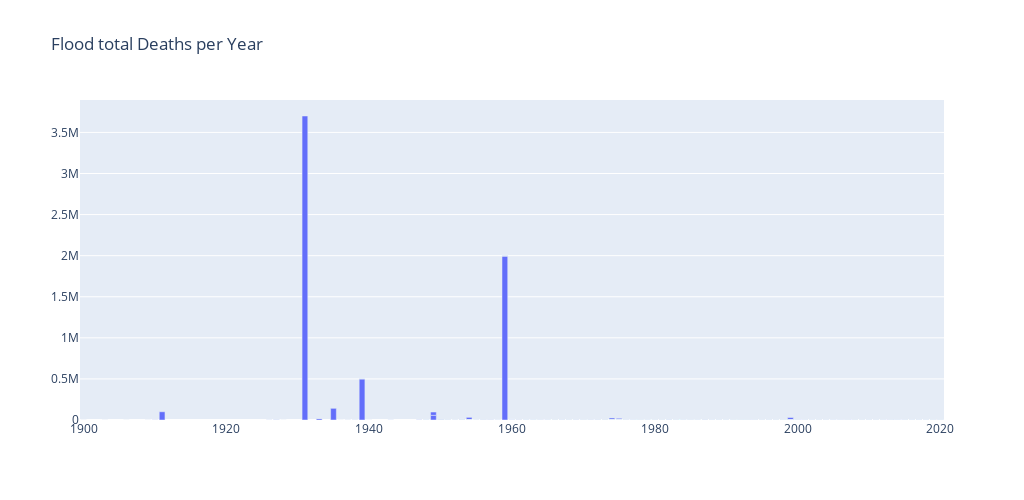

Write notebook code for a chart like this one.
### Markdown cell above
5 277 flood disasters but :
*    12 with reconstruction cost (too few we can't use it)
*   225 with Insured Damages (too few)
* 1 770 with Total Damages
* 3 854 with Deaths
* 3 780 with Affected
*   823 with Injured (too few)
*   943 with Homeless (too few)

### Code cell
fig = go.Figure(
    data=[go.Bar(x=df["Year"], y=df["Total Deaths"])],
    layout_title_text="Flood total Deaths per Year",
)

fig.update_layout(autosize=True, width=1024, height=500)  # For interactive plot
fig.show(renderer="svg")  # Static plot for GitHub

### Figure 1 — Plotly figure (JSON) as saved in the notebook; plotly's stock layout.template omitted (floating-point values rounded to 4 significant figures; data arrays with more than 128 entries replaced by an {"elided": "..."} marker saying what was removed)
{"data": [{"type": "bar", "x": {"elided": "5277 int values"}, "y": {"elided": "5277 int values"}}], "layout": {"autosize": true, "height": 500, "title": {"text": "Flood total Deaths per Year"}, "width": 1024, "xaxis": {"autorange": true, "range": [1900.0, 2020.0], "type": "linear"}, "yaxis": {"autorange": true, "range": [0, 3895000.0], "type": "linear"}}}
